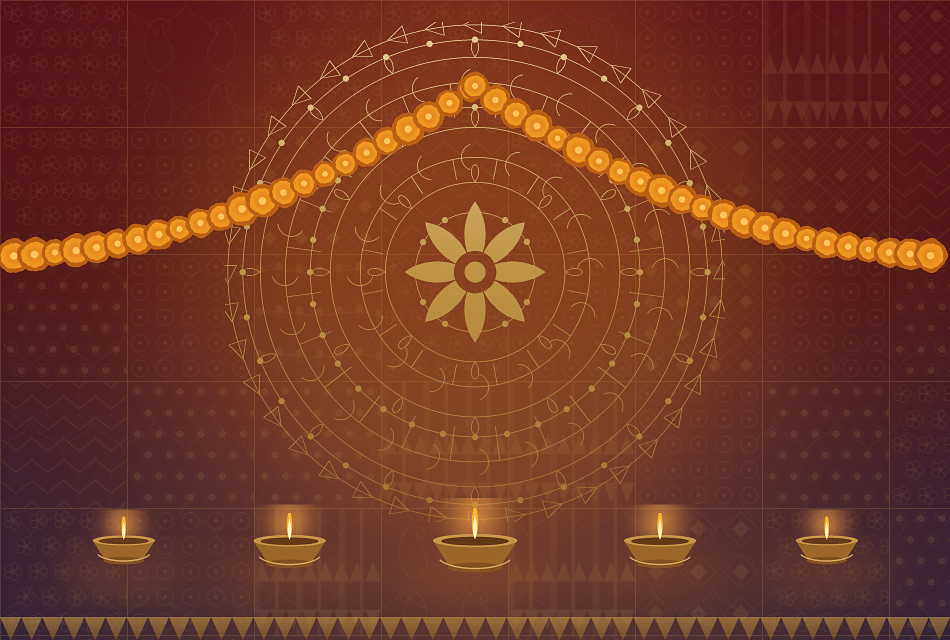
#> input picture freshers-2026/src/centrepiece.png, 1900 x 1280 px (shown at 1/2 size)
$ python -i export.py   (imports and definitions only)
#> lines starting #> are read from the running program, lines starting #| are printed output that depends on the picture
### freshers-2026/src/ornament.py
"""Procedural Indian ornamental elements drawn with Pillow.

Everything is rendered as an L-mode mask at 2x supersampling and downscaled,
so edges stay crisp at 300 DPI print size.
"""
import math
import random
from PIL import Image, ImageDraw, ImageFilter, ImageChops

SS = 2  # supersample factor


# ---------------------------------------------------------------- geometry ---
def bezier(points, steps=120):
    """Sample an n-th order Bezier curve."""
    n = len(points) - 1
    out = []
    for i in range(steps + 1):
        t = i / steps
        x = y = 0.0
        for k, (px, py) in enumerate(points):
            b = math.comb(n, k) * (t ** k) * ((1 - t) ** (n - k))
            x += px * b
            y += py * b
        out.append((x, y))
    return out


# [4 lines left out: function rotate, not called in this run]


def mirror_x(pts, axis):
    return [(2 * axis - x, y) for x, y in pts]


def _new(w, h):
    return Image.new("L", (w * SS, h * SS), 0)


def _down(img, w, h):
    return img.resize((w, h), Image.LANCZOS)


# ------------------------------------------------------------------- motifs ---
# [226 lines left out: functions paisley_mask, lotus_mask, mandala_mask, temple_band_mask, diamond_chain_mask, divider_mask and 4 more, not called in this run]


def radial_gradient(w, h, inner=255, outer=0, power=1.5, cx=0.5, cy=0.42):
    g = Image.new("L", (w, h))
    px = g.load()
    ccx, ccy = w * cx, h * cy
    maxd = math.hypot(max(ccx, w - ccx), max(ccy, h - ccy))
    step = 2
    for y in range(0, h, step):
        for x in range(0, w, step):
            t = (math.hypot(x - ccx, y - ccy) / maxd) ** power
            v = int(inner + (outer - inner) * min(1.0, t))
            for dy in range(step):
                for dx in range(step):
                    if x + dx < w and y + dy < h:
                        px[x + dx, y + dy] = v
    return g.filter(ImageFilter.GaussianBlur(6))


def linear_gradient(w, h, stops, horizontal=False):
    """stops: list of (pos 0-1, (r,g,b))."""
    n = w if horizontal else h
    img = Image.new("RGB", (1, n) if not horizontal else (n, 1))
    px = img.load()
    for i in range(n):
        t = i / max(1, n - 1)
        prev = stops[0]
        nxt = stops[-1]
        for j in range(len(stops) - 1):
            if stops[j][0] <= t <= stops[j + 1][0]:
                prev, nxt = stops[j], stops[j + 1]
                break
        span = max(1e-6, nxt[0] - prev[0])
        f = (t - prev[0]) / span
        col = tuple(int(prev[1][c] + (nxt[1][c] - prev[1][c]) * f) for c in range(3))
        px[(i, 0) if horizontal else (0, i)] = col
    return img.resize((w, h), Image.BILINEAR)

### freshers-2026/src/motifs.py
"""Bright, contemporary Indian cultural motifs.

Everything here returns either an L-mode mask (to be filled with a colour or a
gradient by the caller) or an RGBA layer that is already coloured. Nothing is
stock art - it is all drawn procedurally with Pillow.

Motif vocabulary: rangoli medallions, mandala rosettes, Warli folk figures,
Madhubani borders, phulkari darn bands, Pattachitra scallops, Assamese woven
bands, Uttarakhandi aipan, lehariya waves, floral vines and jali lattices.
"""
import math
import random
from PIL import Image, ImageDraw, ImageFilter, ImageChops

import ornament as O

SS = 2  # supersample factor


# ------------------------------------------------------------------ helpers ---
def _new(w, h):
    return Image.new("L", (w * SS, h * SS), 0)


def _down(img, w, h):
    return img.resize((w, h), Image.LANCZOS)


def _rgba(w, h):
    return Image.new("RGBA", (w * SS, h * SS), (0, 0, 0, 0))


def _rgba_down(img, w, h):
    return img.resize((w, h), Image.LANCZOS)


def lw(px):
    return max(1, int(px * SS))


# ------------------------------------------------------------ rangoli / mandala ---
# [481 lines left out: functions rangoli, petal_burst, quarter_rangoli, warli_figure, warli_band, madhubani_band and 10 more, not called in this run]


def _tint(col, amount):
    return tuple(int(c + (255 - c) * (1 - amount)) for c in col)


# [24 lines left out: function mosaic_ribbon, not called in this run]


def confetti(w, h, palette, count=180, seed=4, sizes=(10, 30)):
    """Scattered festive shapes - petals, diamonds, dots and short arcs."""
    rnd = random.Random(seed)
    img = Image.new("RGBA", (w, h), (0, 0, 0, 0))
    d = ImageDraw.Draw(img)
    for _ in range(count):
        x, y = rnd.uniform(0, w), rnd.uniform(0, h)
        s = rnd.uniform(*sizes)
        col = palette[rnd.randrange(len(palette))]
        a = rnd.randint(120, 235)
        kind = rnd.randrange(4)
        if kind == 0:
            d.ellipse([x - s / 2, y - s / 2, x + s / 2, y + s / 2], fill=col + (a,))
        elif kind == 1:
            d.polygon([(x, y - s / 1.6), (x + s / 2.4, y), (x, y + s / 1.6),
                       (x - s / 2.4, y)], fill=col + (a,))
        elif kind == 2:
            d.arc([x - s, y - s, x + s, y + s], rnd.randint(0, 300),
                  rnd.randint(320, 620), fill=col + (a,), width=max(2, int(s / 6)))
        else:
            pts = O.bezier([(x, y), (x + s * 0.8, y - s * 0.5),
                            (x + s * 1.5, y), (x + s * 0.8, y + s * 0.5),
                            (x, y)], steps=30)
            d.polygon(pts, fill=col + (a,))
    return img


# [16 lines that do not run on import are left out]

### freshers-2026/src/poster.py
"""FRESHERS 2026 - MBA Batch 2026-28 - Graphic Era (Deemed to be University), Dehradun
Theme: India's Cultural Mosaic - One India, Many Cultures, One Celebration.

Builds a 2480 x 3508 px (A4 @ 300 DPI) vertical poster in a bright Indian
festival palette: white/ivory base, flowing colour bands, procedural folk-art
motifs, a hero panel of students in regional attire, and event details on
vivid rounded cards.

    python3 poster.py [hero_image] [out.png]
"""
import math
import os
import sys
from PIL import Image, ImageDraw, ImageFont, ImageFilter, ImageChops

import motifs as M
import ornament as O

HERE = os.path.dirname(os.path.abspath(__file__))
F = os.path.join(HERE, "fonts")

W, H = 2480, 3508
MARGIN = 150

# ------------------------------------------------------------------ palette ---
# Bright Indian festival colours only - no black, navy, maroon or antique gold.
SAFFRON = (255, 141, 26)
ORANGE = (255, 106, 0)
MARIGOLD = (255, 178, 26)
YELLOW = (255, 203, 20)
CORAL = (255, 94, 87)
PINK = (255, 61, 133)
MAGENTA = (226, 27, 142)
ORCHID = (168, 46, 190)
PURPLE = (129, 47, 200)
ROYAL = (58, 82, 220)
BLUE = (0, 129, 232)
CYAN = (0, 183, 226)
TURQ = (0, 197, 186)
GREEN = (54, 187, 92)
LIME = (146, 205, 44)

INK = (74, 33, 130)          # deep violet, the darkest tone in the poster
INK_SOFT = (108, 62, 158)
WHITE = (255, 255, 255)
IVORY = (255, 252, 246)
BLUSH = (255, 243, 236)

FESTIVAL = [SAFFRON, PINK, TURQ, PURPLE, GREEN, YELLOW, ROYAL, MAGENTA, CORAL, CYAN]
CORNER_PAL = [SAFFRON, MAGENTA, TURQ, PURPLE, GREEN, YELLOW]

HOLI_GRAD = [(0.00, SAFFRON), (0.18, ORANGE), (0.34, CORAL), (0.50, PINK),
             (0.64, MAGENTA), (0.78, PURPLE), (0.90, ROYAL), (1.00, CYAN)]
SUNRISE_GRAD = [(0.0, YELLOW), (0.35, SAFFRON), (0.72, CORAL), (1.0, PINK)]
LAGOON_GRAD = [(0.0, TURQ), (0.45, CYAN), (1.0, ROYAL)]
ORCHID_GRAD = [(0.0, PINK), (0.45, MAGENTA), (1.0, PURPLE)]
LEAF_GRAD = [(0.0, LIME), (0.5, GREEN), (1.0, TURQ)]

ROZHA, JOST, MONT = "RozhaOne-Regular.ttf", "Jost-var.ttf", "Montserrat-var.ttf"
YATRA, CORM = "YatraOne-Regular.ttf", "Cormorant-var.ttf"

# the regional craft traditions stitched into the mosaic ribbon, left to right:
# Warli (Maharashtra), phulkari (Punjab), aipan (Uttarakhand), Madhubani
# (Mithila), Assamese weave, Pattachitra (Odisha), lehariya (Rajasthan) and an
# Indian floral vine.
FOLK_PATCHES = [
    lambda w, h: M.warli_band(w, h, count=3),
    lambda w, h: M.phulkari_band(w, h),
    lambda w, h: M.aipan_band(w, h),
    lambda w, h: M.assamese_band(w, h),
    lambda w, h: M.lehariya_band(w, h, waves=2, amp=h * 0.24),
    lambda w, h: M.floral_vine(w, h, flowers=3),
]


# -------------------------------------------------------------------- fonts ---
# [115 lines left out: functions font, tracked_mask, fit_tracked, place, paint, stamp and 2 more, not called in this run]


def tint(col, amount):
    """Pastel version of a colour, mixed towards white."""
    return tuple(int(c + (255 - c) * (1 - amount)) for c in col)


# [353 lines left out: functions bloom_mask, build_background, draw_frame, rounded_card, pill_text, motif_strip and 4 more, not called in this run]


# [4 lines that do not run on import are left out]

### freshers-2026/src/export.py
"""Export the master poster to print and social delivery sizes.

The master is 1:1.414 (A4). Targets with a different ratio are letterboxed onto
a bright festival field - white with pastel colour blooms and confetti - and the
artwork carries a fine rainbow keyline, so nothing is ever cropped away.
"""
import os
import sys
from PIL import Image, ImageDraw, ImageFilter, ImageChops

import motifs as M
import ornament as O
import poster as P

HERE = os.path.dirname(os.path.abspath(__file__))

TARGETS = [
    ("instagram-post-4x5", 1080, 1350),
    ("instagram-story-9x16", 1080, 1920),
    ("whatsapp-square-1x1", 1080, 1080),
    ("digital-display-2x3", 1600, 2400),
    ("web-preview", 1240, 1754),
]


def field(w, h):
    """Bright pastel field for letterboxed formats."""
    bg = O.linear_gradient(w, h, [(0.0, (255, 253, 248)), (0.5, P.IVORY),
                                  (1.0, (255, 244, 236))])
    # warm hues only: mixing cool tints over white turns the field grey
    blooms = [(P.SAFFRON, (0.00, 0.00), 0.46), (P.PINK, (1.00, 0.04), 0.42),
              (P.YELLOW, (0.10, 0.98), 0.34), (P.CORAL, (0.94, 1.00), 0.36)]
    for col, (cx, cy), op in blooms:
        g = O.radial_gradient(w, h, 255, 0, power=2.6, cx=cx, cy=cy)
        bg.paste(Image.new("RGB", (w, h), P.tint(col, 0.26)), (0, 0),
                 g.point(lambda v: int(v * op)))
    c = M.confetti(w, h, P.FESTIVAL, count=int(w * h / 9000),
                   sizes=(int(w * 0.008), int(w * 0.022)), seed=6)
    a = c.getchannel("A").point(lambda v: int(v * 0.45))
    c.putalpha(a)
    bg.paste(c, (0, 0), c)
    return bg


def keyline(canvas, box, thickness=None):
    """Rainbow keyline around the placed artwork."""
    x0, y0, x1, y1 = box
    th = thickness or max(3, (x1 - x0) // 300)
    ring = Image.new("L", canvas.size, 0)
    ImageDraw.Draw(ring).rectangle([x0 - th, y0 - th, x1 + th - 1, y1 + th - 1],
                                  outline=255, width=th)
    grad = O.linear_gradient(canvas.width, canvas.height,
                             [(0.0, P.YELLOW), (0.14, P.SAFFRON), (0.30, P.CORAL),
                              (0.44, P.PINK), (0.58, P.MAGENTA), (0.72, P.PURPLE),
                              (0.86, P.ROYAL), (1.0, P.TURQ)])
    canvas.paste(grad, (0, 0), ring)


def export(master_path, outdir):
#> called with master_path = 'centrepiece.png', outdir = 'out.png'
    os.makedirs(outdir, exist_ok=True)
    master = Image.open(master_path).convert("RGB")
#> master is the input picture: PIL image 1900x1280 RGB; mean R, G, B 114.6, 55.9, 37.1
    made = []
    for name, tw, th in TARGETS:
        s = min(tw / master.width, th / master.height)
        pw, ph = int(master.width * s), int(master.height * s)
        art = master.resize((pw, ph), Image.LANCZOS)
        ox, oy = (tw - pw) // 2, (th - ph) // 2
        if (pw, ph) == (tw, th):
            canvas = art
        else:
            canvas = field(tw, th)
            # soft coloured lift under the artwork instead of a dark shadow
            sh = Image.new("L", (tw, th), 0)
            ImageDraw.Draw(sh).rectangle([ox, oy, ox + pw, oy + ph], fill=255)
            sh = sh.filter(ImageFilter.GaussianBlur(18))
            canvas.paste(Image.new("RGB", (tw, th), P.ORCHID), (0, 0),
                         sh.point(lambda v: int(v * 0.22)))
            canvas.paste(art, (ox, oy))
            keyline(canvas, (ox, oy, ox + pw, oy + ph))
        p = os.path.join(outdir, f"freshers-2026-{name}.jpg")
        canvas.save(p, "JPEG", quality=93, subsampling=1, optimize=True)
        made.append((name, tw, th, os.path.getsize(p)))
        print(f"{name:24s} {tw}x{th}  {os.path.getsize(p)//1024} KB")
#> this loop made 5 passes
#> pass 1, in export, `art = master.resize((pw, ph), Image.LANCZOS)`:
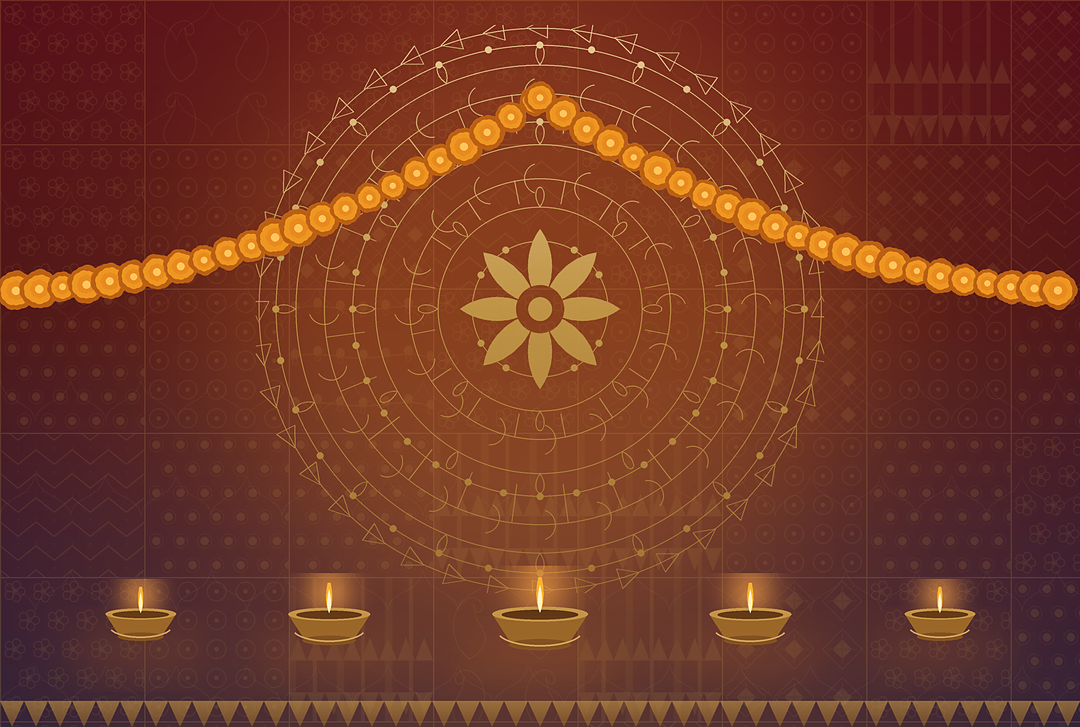
#> art: PIL image 1080x727 RGB; mean R, G, B 114.6, 55.9, 37.1
#> pass 1, in field, `bg = O.linear_gradient(w, h, [(0.0, (255, 253, 248)), (0.5, P.IVORY), ..`:
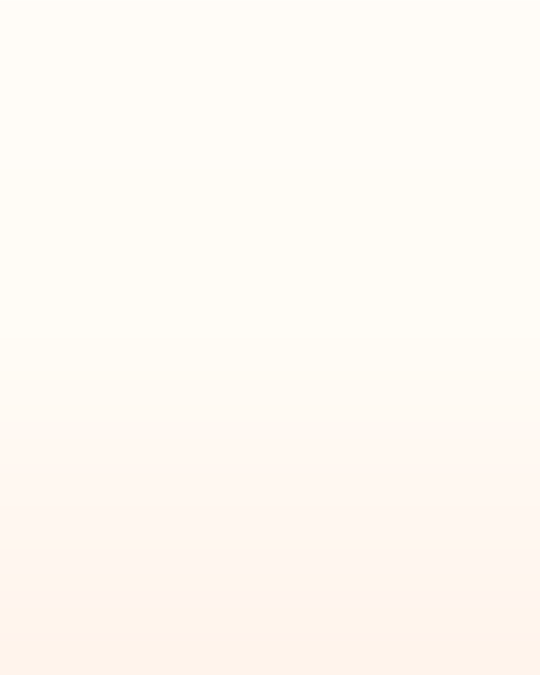
#> bg: PIL image 1080x1350 RGB (shown at 1/2 size); mean R, G, B 255, 249.7, 243.5
#> after the loop:
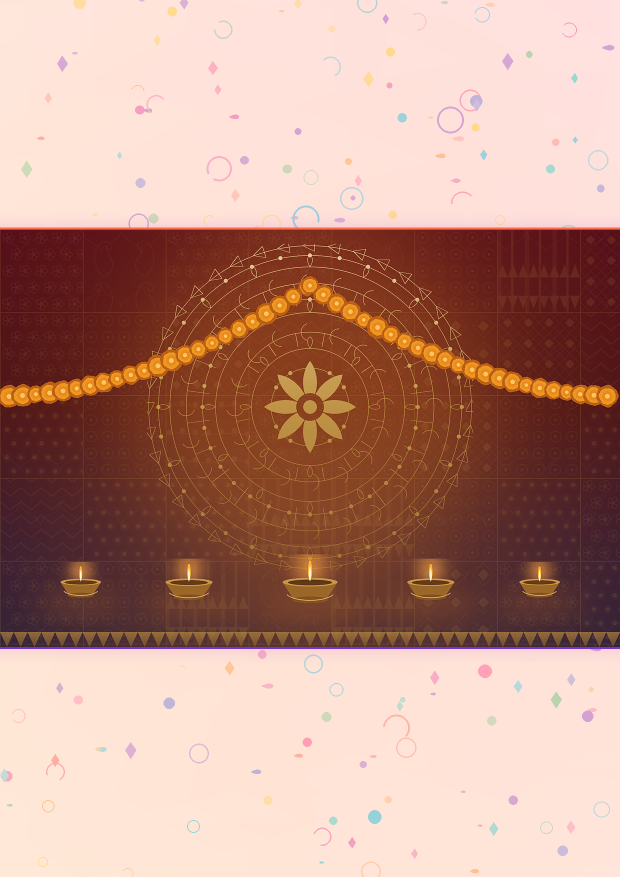
#> canvas: PIL image 1240x1754 RGB (shown at 1/2 size); mean R, G, B 187.3, 144.4, 130.4
#> after the loop:
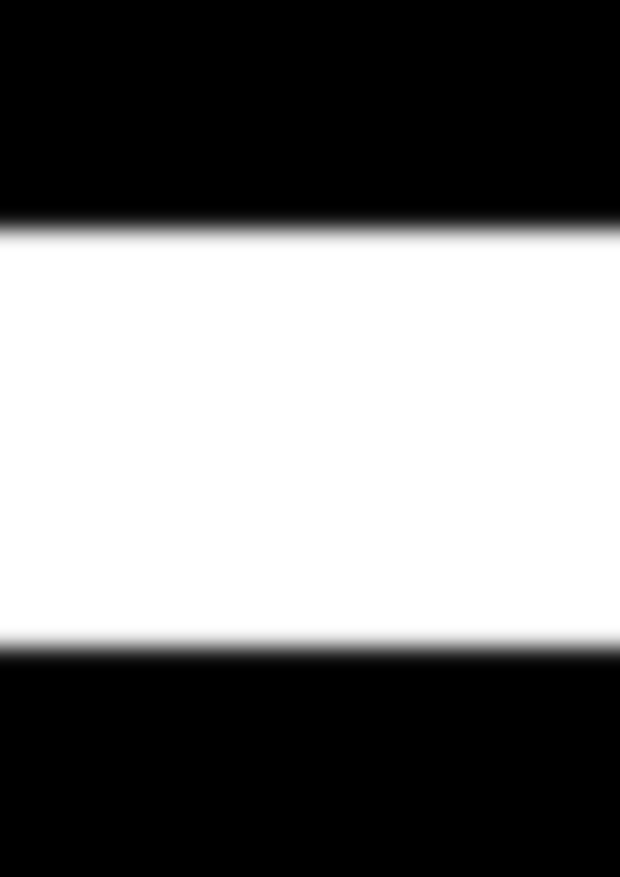
#> sh: PIL image 1240x1754 L (shown at 1/2 size); min 0, max 255, mean 121.5
#> after the loop, made = [('instagram-post-4x5', 1080, 1350, 287359), ('instagram-story-9x16', 1080, 1920, 318171), ('whatsapp-square-1x1', 1080, 1080, 273820), ('digital-display-2x3', 1600, 2400, 623508), ('web-preview', 1240, 1754, 387190)]
    return made


# [2 lines not run here, left out]

>>> result = export('centrepiece.png', 'out.png')
#> result has the same summary as made in export
